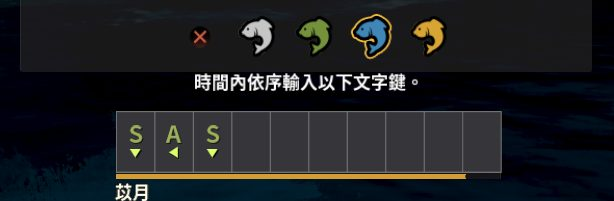
#> input picture tests/fixtures/press_sas/frame_000159.jpg, 614 x 201 px
$ python -i failure_analysis.py   (imports and definitions only)
#> lines starting #> are read from the running program, lines starting #| are printed output that depends on the picture; after the words box and inside, x2 and y2 are one past the last pixel; in counts of white or black regions, pixels touching at a corner belong together
#> further down, picture is the input picture: shape (201, 614, 3); mean B, G, R 34.1, 31.1, 29.2
"""Pure analysis helpers for PromptClassifier v1 failure diagnostics."""

from __future__ import annotations

import hashlib
import heapq
import itertools
from collections import Counter, defaultdict
from pathlib import Path
from typing import Any, Iterable, Sequence

import cv2
import numpy as np


BOUNDARY_BUCKETS = ("0-3", "4-5", "6-10", ">10")
NONE_STATES = ("HOOK", "PRESS", "GET")
NEAR_DUPLICATE_LABEL_PAIRS = {
    frozenset(("IDLE", "READY")),
    frozenset(("READY", "NONE")),
    frozenset(("WAITING", "NONE")),
}


# [41 lines left out: functions uniform_sample, group_confusion_errors, none_breakdown, not called in this run]


def transition_frames(segments: Sequence[dict[str, Any]]) -> list[int]:
    ordered = sorted(segments, key=lambda item: int(item["start"]))
    return [int(segment["start"]) for segment in ordered[1:]]


# [68 lines left out: functions boundary_distance, boundary_bucket, boundary_analysis, _error_rate, not called in this run]


def preprocess_views(image: np.ndarray) -> dict[str, np.ndarray]:
    if image is None or image.size == 0:
        raise ValueError("Prompt crop must be a non-empty image")
    gray = cv2.cvtColor(image, cv2.COLOR_BGR2GRAY)
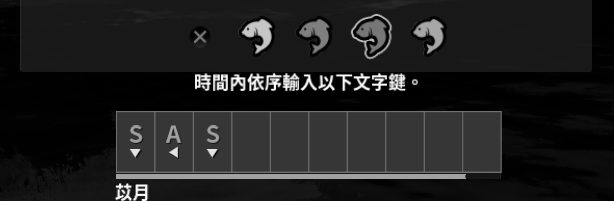
#> gray: shape (201, 614); min 0, max 255, mean 30.9
    clahe = cv2.createCLAHE(clipLimit=2.0, tileGridSize=(8, 8)).apply(gray)
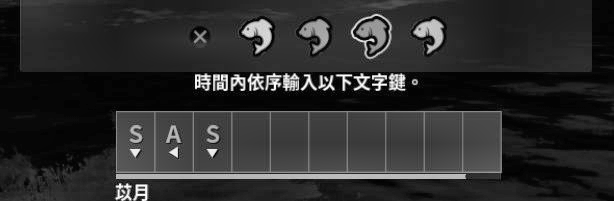
#> clahe: shape (201, 614); min 1, max 255, mean 44
    hsv = cv2.cvtColor(image, cv2.COLOR_BGR2HSV)
#> hsv: shape (201, 614, 3); mean H, S, V 92.8, 119.1, 38
    mask = cv2.inRange(hsv, np.array((0, 0, 155)), np.array((179, 150, 255)))
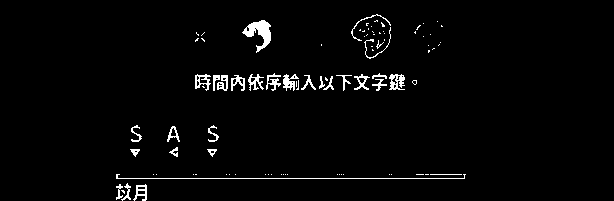
#> mask: shape (201, 614); 2.5% white in thin lines or dots, all inside (x1, y1, x2, y2) = (116, 14, 466, 201)
    edges = cv2.Canny(clahe, 80, 180)
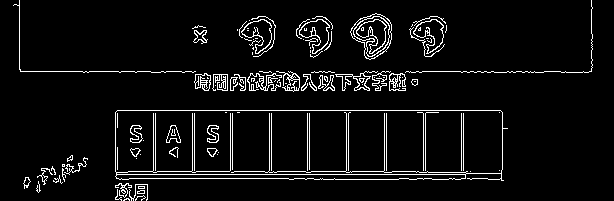
#> edges: shape (201, 614); 5.7% white in thin lines or dots
    return {"rgb": image, "gray": gray, "contrast": clahe, "text_mask": mask, "edges": edges}


def image_statistics(image: np.ndarray) -> dict[str, Any]:
    views = preprocess_views(image)
#> views = 5 items
    gray = views["gray"]
    mask = views["text_mask"]
    edges = views["edges"]
    height, width = gray.shape
#> height = 201; width = 614
    nonzero = cv2.findNonZero(mask)
#> nonzero = contour of 3112 points, box (x1, y1, x2, y2) (116, 14, 466, 201), area 1328
    if nonzero is None:
        centroid = [None, None]
        box = None
        touches_edge = False
    else:
        x, y, box_width, box_height = cv2.boundingRect(nonzero)
#> x = 116; y = 14; box_width = 350; box_height = 187
        moments = cv2.moments(mask, binaryImage=True)
#> moments = moments, m00 3112, centre m10/m00, m01/m00 = (272.9, 98.21)
        centroid = [
            float(moments["m10"] / moments["m00"] / width),
            float(moments["m01"] / moments["m00"] / height),
        ]
#> centroid = [0.444, 0.489]
        box = [x / width, y / height, (x + box_width) / width, (y + box_height) / height]
#> box = [0.189, 0.0697, 0.759, 1]
        margin_x, margin_y = max(2, round(width * 0.01)), max(2, round(height * 0.04))
#> margin_x = 6; margin_y = 8
        components, _, component_stats, _ = cv2.connectedComponentsWithStats(mask, 8)
#> components = 93; component_stats = 93 rows, first 6: [0, 0, 614, 201, 120302], [351, 14, 40, 27, 86], [242, 20, 29, 33, 421], [374, 20, 4, 2, 5], [437, 21, 1, 1, 1], [366, 23, 3, 3, 6]
        touches_edge = False
        for component in range(1, components):
            component_x, component_y, component_width, component_height, area = component_stats[component]
            text_sized = (
                4 <= area <= width * height * 0.01
                and component_width <= width * 0.20
                and component_height <= height * 0.35
            )
            if text_sized and (
                component_x <= margin_x
                or component_y <= margin_y
                or component_x + component_width >= width - margin_x
                or component_y + component_height >= height - margin_y
            ):
                touches_edge = True
                break
#> this loop made 89 passes
#> (component_x, component_y, component_width, component_height, area, text_sized) on passes 1, 2, 11, 39, 40, 41, 42, 43, 44, 45, 46, 47: (351, 14, 40, 27, 86, True), (242, 20, 29, 33, 421, True), (364, 27, 27, 32, 82, True), (266, 73, 15, 18, 120, True), (372, 73, 15, 6, 39, True), (195, 74, 16, 17, 128, True), (213, 75, 7, 16, 56, True), (217, 75, 11, 16, 101, True), (231, 75, 14, 16, 111, True), (248, 74, 16, 17, 123, True), (283, 74, 16, 17, 142, True), (301, 75, 15, 15, 68, True)
    histogram = cv2.calcHist([gray], [0], None, [32], [0, 256]).reshape(-1)
#> histogram = 32 values, max 35605 at index 0, min 113 at index 26, mean 3856.7
    histogram = histogram / max(float(histogram.sum()), 1.0)
#> histogram = 32 values, max 0.289 at index 0, min 0.000916 at index 26, mean 0.0312
    return {
        "width": width,
        "height": height,
        "mean_brightness": float(gray.mean()),
        "grayscale_std": float(gray.std()),
        "black_pixel_ratio": float(np.mean(gray <= 10)),
        "bright_pixel_ratio": float(np.mean(gray >= 200)),
        "edge_density": float(np.mean(edges > 0)),
        "text_mask_occupancy": float(np.mean(mask > 0)),
        "text_mask_centroid": centroid,
        "text_mask_box": box,
        "text_mask_touches_edge": bool(touches_edge),
        "suspected_truncation": bool(touches_edge and np.mean(mask > 0) > 0.002),
        "histogram": histogram.tolist(),
    }


# [20 lines left out: functions perceptual_hash, difference_hash, _bits_to_int, not called in this run]


def hash_distance(first: int, second: int) -> int:
    return (int(first) ^ int(second)).bit_count()


# [39 lines left out: function find_cross_label_near_duplicates, not called in this run]


def histogram_distance(first: Sequence[float], second: Sequence[float]) -> float:
    return float(cv2.compareHist(np.asarray(first, dtype=np.float32), np.asarray(second, dtype=np.float32), cv2.HISTCMP_BHATTACHARYYA))


# [38 lines left out: functions summarize_session_roi, protected_file_hashes, assert_hashes_unchanged, not called in this run]

>>> import cv2
>>> picture = cv2.imread('../../tests/fixtures/press_sas/frame_000159.jpg')
>>> result = image_statistics(picture)
#> result = 13 items
